Frame 1 (no input): blank canvas, image omitted
Frame 60 (no input): blank canvas, image omitted
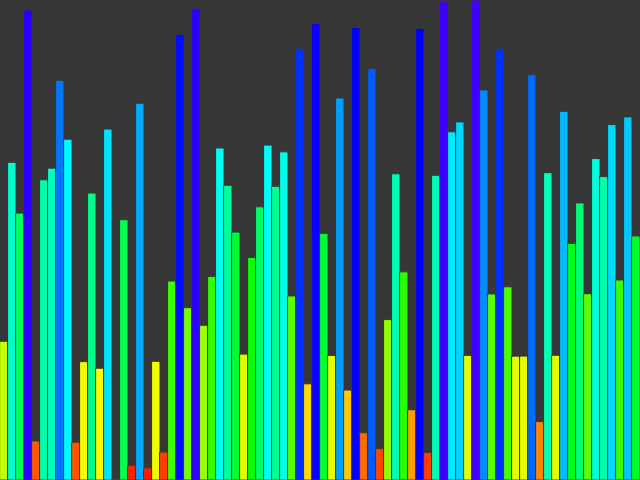
Frame 120 (the mouse pressed at the canvas centre since frame 60)

The p5.js sketch whose frames 1 and 60 were blank and that drew this single picture after the mouse press (run headless with seeded random() and noise() and a simulated clock; from frame 60 on, the mouse is pressed at the canvas centre):

// p5.js sketch
// ── sketch.js
let bars = [];
let speed = 1;
let i = 0;
let j = 0;
let barWidth = 8;
let start = false;

function setup() {
  createCanvas(640, 480);
  for (let i = 0; i < width/barWidth; i++) {
    bars[i] = random(0, height);
  }
}

function draw() {
  colorMode(RGB);
  background(55);
  if (start == true) {
    showBars(bars);
    bubbleSort();
  }
}

function bubbleSort() {
  if (frameCount % speed == 0){
    if(i<bars.length){
      if(bars[j] > bars[j+1]){
        let temp = bars[j];
        bars[j] = bars[j+1];
        bars[j+1] = temp;
      }
      j++;
      
      if(j>=bars.length-i-1){
        j = 0;
        i++;
      }
    }
    else{
      start = false;
      noLoop();
    }
  }
}

const showBars = (bars) => {
  for(let i = 0; i < bars.length; i++) {
    colorMode(RGB);
    stroke(55);
    colorMode(HSB);
    fill(map(bars[i], 0, height, 0, 255), 255, 255);
    rect(i * barWidth, height - bars[i], barWidth, bars[i]);
  }
}

function mousePressed() {
  start = true;
  reset();
}

function reset() {
  i = 0;
  j = 0;
  for(let i = 0; i < bars.length; i++) {
    bars[i] = random(height);
  }
  loop();
}
